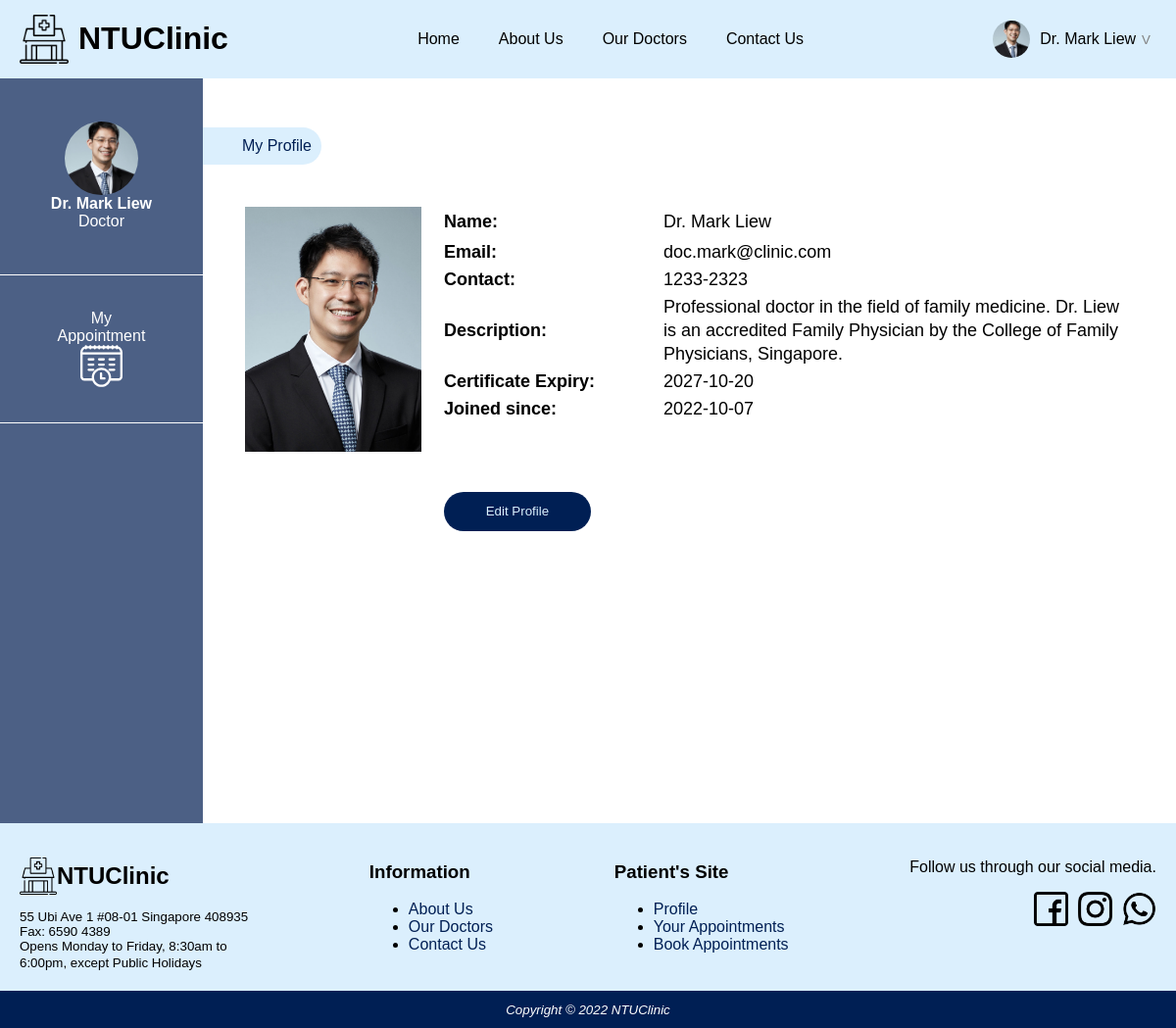
Screenshot of /doctor/profile.php (signed in) with the database file from the repository.
### tables this page shows
CREATE TABLE `Doctors` (
  `doctorid` int(10) UNSIGNED NOT NULL,
  `docname` char(255) NOT NULL,
  `description` text DEFAULT NULL,
  `clinicid` int(11) NOT NULL,
  `image` char(100) NOT NULL,
  `contact` char(10) NOT NULL,
  `joindate` varchar(11) NOT NULL,
  `certexp` varchar(11) NOT NULL,
  `email` char(100) NOT NULL,
  `password` char(255) NOT NULL
);

### methods/getUserData.php (called while the page is built, shortened)
<?php
include "dbconnect.php";
if (isset($_SESSION['valid_user']))
{
  $currentUserId = $_SESSION['valid_user_id'];
  $currentUserType = $_SESSION['valid_user_type'];
  $uid = 'userid';
  if ($currentUserType == 'doctors') {
    $uid = 'doctorid';
  }
  $query = 'select * from '.$currentUserType.' '
           ."where ".$uid."='$currentUserId'";
  $result = $dbcnx->query($query);
  if ($result->num_rows >0 )
  {
    while ($row = mysqli_fetch_assoc($result)){
      $currentUserData = $row;
    }
  }
}
?>

### doctor/profile.php (the view, shortened to what this page needs)
<!DOCTYPE html>
<html lang="en">
<head>
<link rel="stylesheet" href="../style.css" />
<link rel="stylesheet" href="./sidepanel.css" />
<link rel='stylesheet' href="./profile.css" />
</head>
<body>
<div id="wrapper">
	<?php include 'header.php'; ?>
	<div id="bodycontent">
	<?php include "sidepanel.php"; ?>
	<div class="leftcontent">
		<div class="breadcrumb">
			<a href="profile.php" class="botnav">My Profile</a>
		</div>
	<div class="maincontainer">
	<dt id="abcd">
	<table class="profile-table">
		<?php
			include '../methods/getUserData.php';
			echo "<tr>";
			echo "<td rowspan='7' style='vertical-align: top; padding-right:20px;'><img src='../images/doctors/".$currentUserData['image']."' width='180' height='250'></td>";
			echo "<th class='profile-row' style='text-align: left;'>Name:</th>";
			echo "<td><span id='name'>".$currentUserData['docname']."</span></td>";
			echo "</tr>";
			echo "<tr>";
			echo "<th class='profile-col'>Email:</th>";
			echo "<td><span id='email'>".$currentUserData['email']."</span></td>";
			echo "</tr>";
			echo "<tr>";
			echo "<th class='profile-col'>Contact:</th>";
			echo "<td><span id='contact'>".$currentUserData['contact']."</span></td>";
			echo "</tr>";
			echo "<tr>";
			echo "<th class='profile-col'>Description:</th>";
			echo "<td><span id='desc'>".$currentUserData['description']."</span></td>";
			echo "</tr>";
			echo "<tr>";
			echo "<th class='profile-col'>Certificate Expiry:</th>";
			echo "<td><span id='cert'>".$currentUserData['certexp']."</span></td>";
			echo "</tr>";
			echo "<tr>";
			echo "<th class='profile-col'>Joined since:</th>";
			echo "<td><span id='signupdate'>".$currentUserData['joindate']."</span></td>";
			echo "</tr>";
		?>
	<tr>
		<td colspan="2" style="padding-top: 50px;"><button class="darkbluebutton" onclick="location.href='editprofile.php';">Edit Profile</button>
		</td>
	</tr>
	</table>
	</div>
	</div>
</div>
	<?php include "footer.php";?>
</div>
</body>

### doctor/header.php (shortened to what this page needs)
<?php
  echo '
  <script type="text/javascript" src="../methods/getPath.js"></script>
  <header>
  <div id="headerlogo">
    <img src="../images/cliniclogo.png" width="50" height="50" class="icon"/>
    <h1> NTUClinic </h1>
  </div>
  <nav id="headernav">
    <a href="javascript:getAbsolutePath(\'home.php\',\'\');" class="topnav">Home</a>
    <a href="javascript:getAbsolutePath(\'about.php\',\'\');" class="topnav">About Us</a>
    <a href="javascript:getAbsolutePath(\'doctors.php\',\'\');" class="topnav">Our Doctors</a>
    <a href="javascript:getAbsolutePath(\'contact.php\',\'\');" class="topnav">Contact Us</a>
  </nav>';
?>
<?php
include '../methods/getUserData.php';
  if (isset($_SESSION['valid_user']))
  {
    echo "<a class='headerprofile' id='headerbutton' onClick='hidePopup()'>";
    echo '<img src="../images/doctors/'.$currentUserData['image'].'" width="38" height="38" class="icon profimg">';
    echo $_SESSION["valid_user"];
    echo "<form method=\"post\" action=\"login.php\" ><button class=\"profiledrop\" type=\"submit\">V</button></form>";
    echo "</a>";
    echo '</header>';
  }
?>

### doctor/sidepanel.php
<?php
  include '../methods/getUserData.php';
    echo '<div class="sidecontainer">';
    echo '<nav id="sidepanel">';
    echo '<a href="profile.php"><div class="panel" id="panel1">';
    echo '<img src="../images/doctors/'.$currentUserData['image'].'" width="75" height="75" class="profimg">';
    echo '<p><b>'.$currentUserData['docname'].'</b>';
    echo '<p>Doctor</p>';
    echo '</div></a>';
    echo '<a href="myappointment.php" id="sidenav">';
    echo '<div class="panel">';
    echo '<p id="abc">My<br>Appointment</p>';
    echo '<img src="../images/myapp.svg" width="43" height="43">';
    echo '</div> </a>';
    echo '</nav>';
    echo '</div>';
?>

### style.css (style rules this page uses)
body { margin: 0px; width: 100vw; min-height: 100vh; overflow-x: hidden; font-family:arial, sans-serif; }
img { object-fit: cover; }
header { background-color: #dbeffd; display: flex; flex-direction: row; align-items: center; justify-content: space-between; padding: 0px 20px; }
#headerlogo { display: flex; flex-direction: row; height: 100%; align-items: center; }
.icon { margin-right: 10px; }
.profiledrop { background: none; border: none; color: grey; cursor: pointer; }
#headernav { display: flex; flex-direction: row; }
nav > a { text-decoration: none; color: #000000; }
nav > .topnav { margin: 20px; }
.headerprofile { display: flex; flex-direction: row; align-items: center; color: #000000; text-decoration: none; cursor: pointer; }
#bodycontent { background-color: #FFFFFF; min-height: calc(100vh - 40px); }
.botnav { color:#001f54; }
.darkbluebutton { background: #001f54; color: #dbeffd; border: none; border-radius: 80px; height: 40px; width: 150px; cursor: pointer; margin-top: 20px; }
#wrapper { margin: auto; }
.profimg { border-radius: 40px; }

### doctor/sidepanel.css (style rules this page uses)
.sidecontainer { width:250px; height:auto; background-color: #4c6085; color: white; width: 250px; }
.panel { display: flex; flex-direction: column; justify-content: center; align-items: center; color: white; background-color: #4c6085; cursor: pointer; height: 150px; text-align: center; border-bottom: 1px white solid; }
.panel > p { margin: 0px; }
#panel1 { height:200px; }
#sidenav { text-decoration: none; color: white; }
#bodycontent { display: flex; flex-direction: row; }
.leftcontent { width: 100%; }
.breadcrumb { color: #001f54; margin: 50px 0px 20px 0; background-color: #dbeffd; padding: 10px; padding-left: 40px; border-radius: 0 40px 40px 0; width: max-content; }
.maincontainer { padding-left: 40px; padding-top: 20px; }
.botnav { text-decoration: none; }
.profimg { border-radius: 50px; }

### doctor/profile.css (style rules this page uses)
.profile-table { color: #000000; width: 900px; height: auto; font-size: 18px; line-height: 24px; }
.profile-row { height: 30px; }
.profile-col { width: 220px; text-align: left; }

### rows the page displays
doctors: image (picture), docname "Dr. Mark Liew", email "doc.mark@clinic.com", contact "1233-2323", description "Professional doctor in the field of family medicine. Dr. Liew is an accredited Family Physician by the College of Family Physicians, Singapore.", certexp "2027-10-20", joindate "2022-10-07"

### other values shown
$_SESSION["valid_user"] "Dr. Mark Liew"
